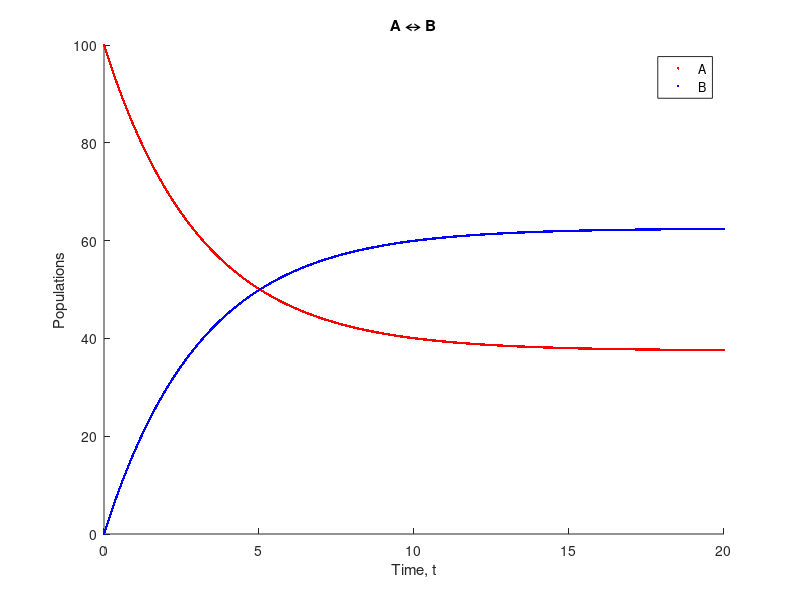

Write MATLAB code to recreate this figure.
clearvars;
close all;

% This will provide an ODE model for the reaction between A<-->B. This will
% be used as the basis for the "Deterministic Precondition" as described by
% Aguilera, et al. An euler method will be used to continuously solve for
% the state of the system.

A(1) = 100; %initial population for A
B(1) = 0;   %initial population for B

k_f = 0.2;  %kinetic rate constant for a forward reaction
k_r = 0.12; %kinetic rate constant for a reverse reaction

MaxTime = 20;    %maximum time the simulation will run to
dt = 0.001; %time step between Euler steps

Steps = MaxTime/dt; %number of steps taken

X = zeros(2,Steps+1); %creation of zero vector for state vectors (memory allocation)
t = zeros(1,Steps+1); %memory allocation for time
X(:,1) = [A(1);B(1)]; %State Vector

for i = 1:Steps
    X(:,i+1) = [1-k_f*dt, k_r*dt; k_f*dt, 1-k_r*dt]*X(:,i); %Euler Method for reaction
    t(i+1) = t(i)+dt;   %time advancement
end

figure(1);
scatter(t,X(1,:),3,'r','filled');
hold on;
scatter(t,X(2,:),3,'b','filled');
xlabel('Time, t');
xlim([0 MaxTime]);
ylabel('Populations');
ylim([0 inf]);
legend('A','B');
title('A \leftrightarrow B');

FinalState = round(X(:,end));
disp(['A_f = ', num2str(FinalState(1))]);
disp(['B_f = ', num2str(FinalState(2))]);